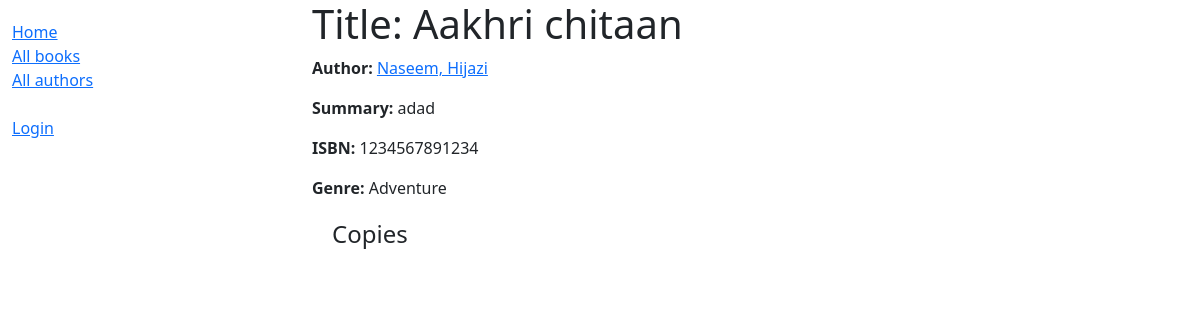
/catalog/book/1, run on the app's committed database.
### catalog/models.py (models this page shows, shortened)
class Book(models.Model):
    title = models.CharField(max_length=200)
    author = models.ForeignKey('Author', on_delete=models.RESTRICT, null=True)
    summary = models.TextField(max_length=1000, help_text="Enter a brief description of the book")
    isbn = models.CharField('ISBN', max_length=13, unique=True, help_text='13 Character <a href="https://www.isbn-international.org/content/what-isbn">ISBN number</a>')
    genre = models.ManyToManyField(
        Genre, help_text="Select a genre for this book")
    def display_genre(self):
        return ', '.join(genre.name for genre in self.genre.all()[:3])
    display_genre.short_description = 'Genre'

class Author(models.Model):
    first_name = models.CharField(max_length=100)
    last_name = models.CharField(max_length=100)
    date_of_birth = models.DateField(null=True, blank=True)
    date_of_death = models.DateField('Died', null=True, blank=True)
    class Meta:
        ordering = [ 'first_name', 'last_name']
    def get_absolute_url(self):
        return reverse('author-detail', args=[str(self.id)])
    def __str__(self):
        return f'{self.first_name}, {self.last_name}'

class Genre(models.Model):
    name = models.CharField( max_length=200, unique=True, help_text="Enter a book genre (e.g. Science Fiction, French Poetry etc.)")
    def __str__(self):
        return self.name
    class Meta:
        constraints = [
            UniqueConstraint(
                Lower('name'),
                name='genre_name_case_insensitive_unique',
                violation_error_message = "Genre already exists (case insensitive match)"
            ),
        ]

### catalog/views.py (the view)
# urls.py: path('book/<int:pk>', views.BookDetailView.as_view(), name='book-detail'),
class BookDetailView(generic.DetailView):
    model = Book

### catalog/templates/catalog/book_detail.html (shortened to what this page needs)
{% extends "base_generic.html" %}
{% block sidebar %}
	{{ block.super }}
{% endblock %}
{% block content %}
	<h1>Title: {{ book.title }}</h1>
	<p><strong>Author:</strong> <a href="{{ book.author.get_absolute_url }}">{{ book.author }}</a></p>
	<p><strong>Summary:</strong> {{ book.summary }}</p>
	<p><strong>ISBN:</strong> {{ book.isbn }}</p>
	<p><strong>Genre:</strong> {{ book.genre.all|join:", " }}</p>
	<div style="margin-left:20px;margin-top:20px">
		<h4>Copies</h4>
	</div>
{% endblock %}

### data on the page
Book: author "Naseem, Hijazi", summary "adad", isbn "1234567891234", genre.all "Adventure"
